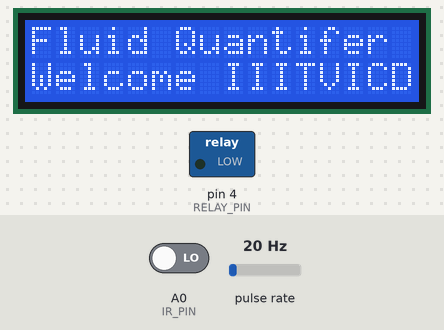
Bench run of a sketch on a simulated Arduino Uno, built with avr-gcc and run on an emulated ATmega328P. Shown: 16×2 character LCD, switched loads named in the sketch (green lamp = pin HIGH). Wiring (inferred from the names in the program): pulse sensor: data pin 2. Inputs (shaded band) come from the test bench; at power-on: A0 (IR_PIN) LOW, pulse rate 20 Hz. What the sketch prints to the serial monitor is not drawn.

Above: at 0.1 s.
At 1.6 s:
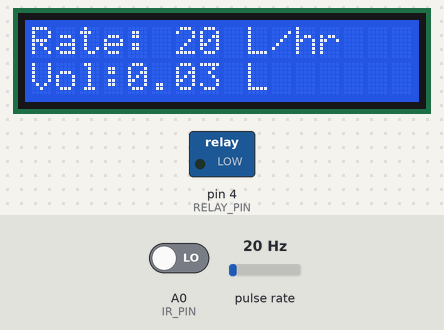
1.7 s: A0 (IR_PIN) driven HIGH
At 2.0 s:
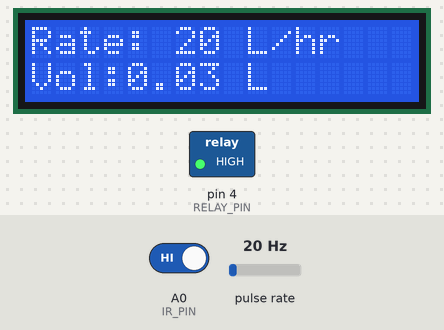
Timing chart, 0 to 4.7 s (numbered marks = the images above; inputs shaded):
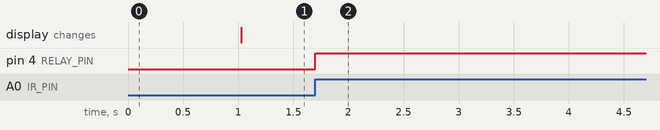

The sketch:

Arduino_Section.ino
```cpp
// remove Tx and Rx before uploading.

#include<Wire.h>
#include <LiquidCrystal_I2C.h>

const int IR_PIN = A0; // IR sensor output pin
const int RELAY_PIN = 4; // Relay control pin

int irValue; // Variable to store the IR sensor value
LiquidCrystal_I2C lcd(0x3F , 16 , 2);

volatile int flow_frequency; // Measures flow sensor pulse

// Calculated litres/hour

float vol = 0.0,l_minute,speed;
int check,flag;

unsigned char flowsensor = 2; // Sensor Input
unsigned long currentTime;
unsigned long cloopTime;


void flow () // Interrupt function
{
   flow_frequency++;
}

void setup()
{
  Serial.begin(9600); // try to change your baud rate if you do not see any thing on your serial monitor
  pinMode(flowsensor, INPUT);
  digitalWrite(flowsensor, HIGH);
  attachInterrupt(digitalPinToInterrupt(flowsensor), flow, RISING); // Setup Interrupt
  currentTime = millis();
  cloopTime = currentTime;

  lcd.begin();
  lcd.backlight();

  lcd.setCursor(0,0);
  lcd.print("Fluid Quantifer");
  lcd.setCursor(0,1);
  lcd.print("Welcome IIITVICD");

  // Initialize the IR sensor and relay pins
  pinMode(IR_PIN, INPUT);
  pinMode(RELAY_PIN, OUTPUT);
}


void loop()
{
    char c;
    irValue = digitalRead(IR_PIN);
    if (Serial.available()>0) { // check if there is any data available from NODE MCU
    c = Serial.read();
    }
  // If the IR sensor does not detect an object, turn off the relay
  if (irValue == HIGH)
  {
    digitalWrite(RELAY_PIN, HIGH);
    if (vol > 0)
    {
      while(flag < 15)
      {
        delay(1000);
        String volume = String(vol);
        Serial.println(volume);
        delay(2000);
        flag= flag+1;
        c = 'Z';
        check=0;
      }
    }
  }
  // Otherwise, turn on the relay
  else
  {
    if(c == 'A') // if node mcu do not sends any value the relay won't start.
    {
      digitalWrite(RELAY_PIN, LOW);
      if(check== 0)
      {
        check=10;
        flag = 0;
        vol=0; // resets volume to 0 for each new use.
      }
    }
  }

  currentTime = millis();
  // Every second, calculate and print litres/hour
  if(currentTime >= (cloopTime + 1000))
  {
    cloopTime = currentTime; // Updates cloopTime
    if(flow_frequency != 0)
    {
      //Pulse frequency (Hz) = 7.5Q, Q is flow rate in L/min.
      l_minute = ((flow_frequency )/ 7); // (Pulse frequency x 60 min) / 7Q = flowrate in L/hour. if you get error in total reading use 7.5.
      lcd.clear();
      lcd.setCursor(0,0);
      lcd.print("Rate: ");
      lcd.print(flow_frequency);
      lcd.print(" L/hr");
      l_minute = l_minute/60;
      //basically you have to change some values to calibrate your code because sensors do not work at their given values as mentioned in their data sheet.
      vol = vol +l_minute;
      lcd.setCursor(0,1);
      lcd.print("Vol:");
      lcd.print(vol);
      lcd.print(" L");
      flow_frequency = 0; // Reset Counter
      //Serial.print(l_minute,DEC);
      //Serial.println("L/hour");
    }
    else //when there is no reading at the sensor.
    {
      lcd.clear();
      lcd.setCursor(0,0);
      lcd.print("Rate: ");
      lcd.print( flow_frequency );
      lcd.print(" L/hr");
      lcd.setCursor(0,1);
      lcd.print("Vol:");
      lcd.print(vol);
      lcd.print(" L");
    }
  }
}
```

Measured:
- after the input at 1.7 s, pin 4 (RELAY_PIN): LOW → HIGH at once
